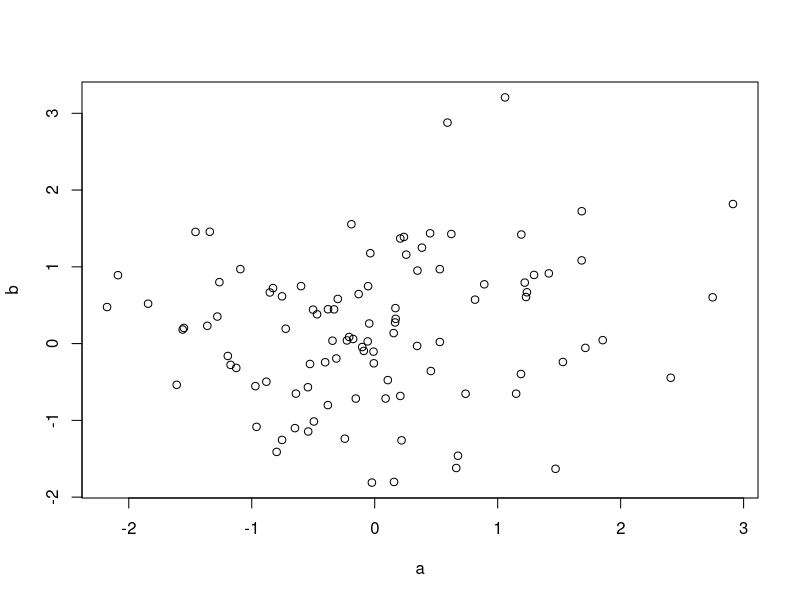
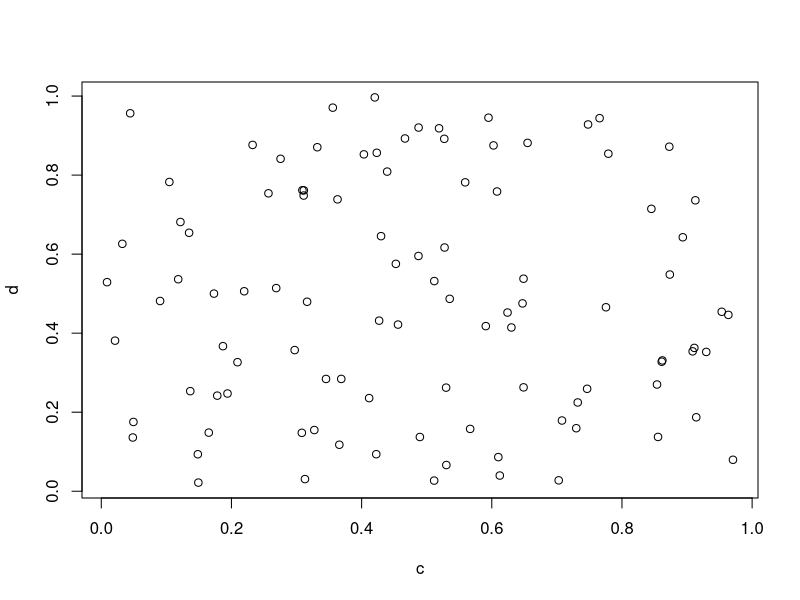
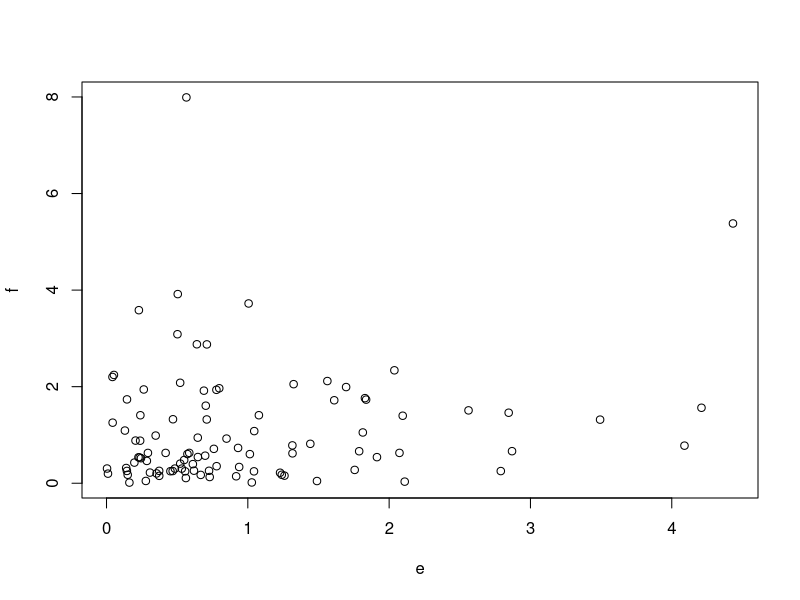

These charts were generated, in order, by the following R code:
#My script
a <- rnorm(100)
b <- rnorm(100)

plot(a, b)


#More data sim
c <- runif(100)
d <- runif(100)

plot(c, d)


#add third set of data
e <- rgamma(100, shape = 1)
f <- rgamma(100, shape = 1)

plot(e, f)
